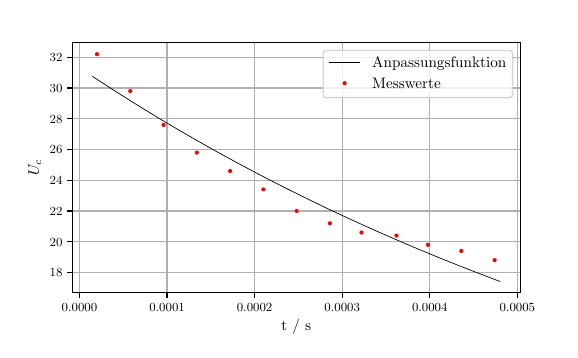

Write the Python code that produced this figure.
import matplotlib; matplotlib.use('agg')
import matplotlib.pyplot as plt
import numpy as np
from scipy.optimize import curve_fit
from uncertainties import ufloat
#Holt Werte aus Textdatei
t, u = np.genfromtxt('wertea.txt', unpack=True)

#Definiert Funktion mit der ihr fitten wollt
def f(a,b, mu):
   return b * np.exp(-2 * np.pi * mu * a)

#c= [32.19871049 29.79653928 27.59469499 25.79307829 24.59152897 23.39016235
# 21.98907771 21.18786262 20.58672207 20.38521815 19.7842267  19.38307043
# 18.78216482]


#Erstellt linspace von Bereich, in dem Ausgleichsfunktion erstellt wird
x_plot = np.linspace(0.000015, 0.000480, 500)
#Fittet
params, covariance_matrix = curve_fit(f, t, u)
errors = np.sqrt(np.diag(covariance_matrix))
#plt.xscale('log')
#Plottet Fit
plt.plot(x_plot, f(x_plot, *params), 'k-', label='Anpassungsfunktion', linewidth=0.5)
#Gibt berechnete Parameter aus
print(params)
print(np.sqrt(np.diag(covariance_matrix)))
#gr = ufloat(-12.81899817, 0.28532842)
#print(gr)
#grr = np.e**(gr)
#print(grr)
#Formatiert etws schöner
plt.gcf().subplots_adjust(bottom=0.18)
#Plot eurer eigentlichen Messwerte
plt.plot(t , u, 'r.', label='Messwerte', Markersize=4)
#plt.xlim(15,1000)
plt.legend()
plt.grid()
plt.xlabel('$t$ / s')
plt.ylabel('$U_c$ / V')
plt.show()
plt.savefig('plota.pdf')

# b und mu + fehler
#[ 31.32044808 194.51086486]
#[ 0.62582781 13.14812429]
